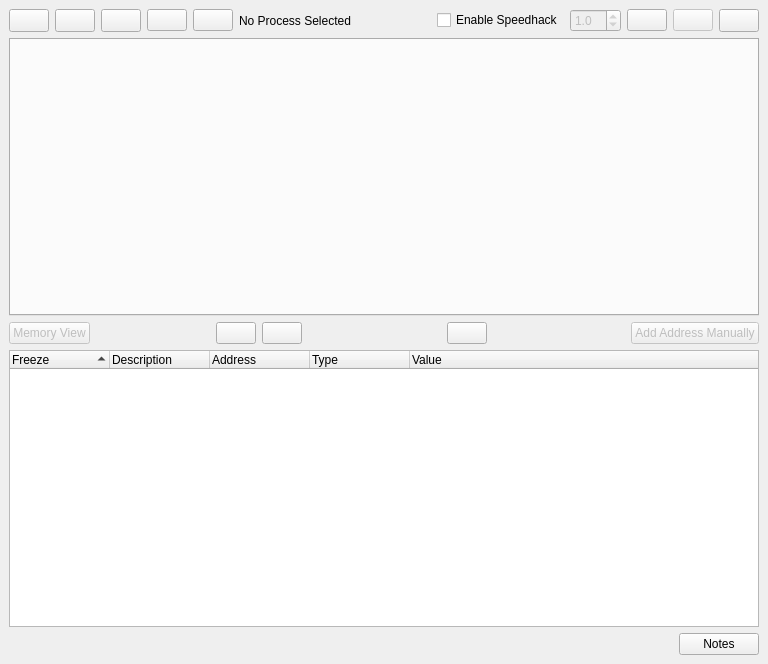
<?xml version="1.0" encoding="UTF-8"?>
<ui version="4.0">
 <class>MainWindow</class>
 <widget class="QMainWindow" name="MainWindow">
  <property name="geometry">
   <rect>
    <x>0</x>
    <y>0</y>
    <width>768</width>
    <height>664</height>
   </rect>
  </property>
  <property name="windowTitle">
   <string notr="true">PINCE</string>
  </property>
  <widget class="QWidget" name="centralwidget">
   <layout class="QGridLayout" name="gridLayout">
    <item row="2" column="0">
     <layout class="QHBoxLayout" name="horizontalLayout_8">
      <property name="sizeConstraint">
       <enum>QLayout::SizeConstraint::SetMinAndMaxSize</enum>
      </property>
      <item>
       <widget class="QPushButton" name="pushButton_MemoryView">
        <property name="enabled">
         <bool>false</bool>
        </property>
        <property name="text">
         <string>Memory View</string>
        </property>
       </widget>
      </item>
      <item>
       <spacer name="horizontalSpacer_2">
        <property name="orientation">
         <enum>Qt::Orientation::Horizontal</enum>
        </property>
        <property name="sizeType">
         <enum>QSizePolicy::Policy::Fixed</enum>
        </property>
        <property name="sizeHint" stdset="0">
         <size>
          <width>120</width>
          <height>20</height>
         </size>
        </property>
       </spacer>
      </item>
      <item>
       <widget class="QPushButton" name="pushButton_CopyToAddressTable">
        <property name="toolTip">
         <string>Copy selected items to the address table</string>
        </property>
        <property name="text">
         <string/>
        </property>
       </widget>
      </item>
      <item>
       <widget class="QPushButton" name="pushButton_CleanAddressTable">
        <property name="toolTip">
         <string>Erase all the table contents</string>
        </property>
        <property name="text">
         <string/>
        </property>
       </widget>
      </item>
      <item>
       <spacer name="horizontalSpacer_7">
        <property name="orientation">
         <enum>Qt::Orientation::Horizontal</enum>
        </property>
        <property name="sizeHint" stdset="0">
         <size>
          <width>40</width>
          <height>20</height>
         </size>
        </property>
       </spacer>
      </item>
      <item>
       <widget class="QPushButton" name="pushButton_RefreshAddressTable">
        <property name="toolTip">
         <string>Refresh the address table[R]</string>
        </property>
        <property name="text">
         <string/>
        </property>
       </widget>
      </item>
      <item>
       <spacer name="horizontalSpacer_3">
        <property name="orientation">
         <enum>Qt::Orientation::Horizontal</enum>
        </property>
        <property name="sizeHint" stdset="0">
         <size>
          <width>40</width>
          <height>20</height>
         </size>
        </property>
       </spacer>
      </item>
      <item>
       <widget class="QPushButton" name="pushButton_AddAddressManually">
        <property name="enabled">
         <bool>false</bool>
        </property>
        <property name="text">
         <string>Add Address Manually</string>
        </property>
       </widget>
      </item>
     </layout>
    </item>
    <item row="3" column="0">
     <widget class="AddressTree" name="treeWidget_AddressTable">
      <property name="editTriggers">
       <set>QAbstractItemView::EditTrigger::NoEditTriggers</set>
      </property>
      <property name="dragDropMode">
       <enum>QAbstractItemView::DragDropMode::DragDrop</enum>
      </property>
      <property name="defaultDropAction">
       <enum>Qt::DropAction::MoveAction</enum>
      </property>
      <property name="selectionMode">
       <enum>QAbstractItemView::SelectionMode::ExtendedSelection</enum>
      </property>
      <property name="indentation">
       <number>12</number>
      </property>
      <property name="sortingEnabled">
       <bool>true</bool>
      </property>
      <property name="expandsOnDoubleClick">
       <bool>false</bool>
      </property>
      <column>
       <property name="text">
        <string>Freeze</string>
       </property>
       <property name="toolTip">
        <string>Freeze the value. Click just to the right of checkbox to cycle between freeze types:
- No arrow: Frozen at current value
- ▲: Allow increments only
- ▼: Allow decrements only</string>
       </property>
      </column>
      <column>
       <property name="text">
        <string>Description</string>
       </property>
      </column>
      <column>
       <property name="text">
        <string>Address</string>
       </property>
      </column>
      <column>
       <property name="text">
        <string>Type</string>
       </property>
      </column>
      <column>
       <property name="text">
        <string>Value</string>
       </property>
      </column>
     </widget>
    </item>
    <item row="1" column="0">
     <widget class="QTabWidget" name="tabWidget_Scans">
      <property name="tabsClosable">
       <bool>true</bool>
      </property>
      <property name="movable">
       <bool>true</bool>
      </property>
     </widget>
    </item>
    <item row="4" column="0">
     <layout class="QHBoxLayout" name="horizontalLayout_11">
      <item>
       <spacer name="horizontalSpacer_4">
        <property name="orientation">
         <enum>Qt::Orientation::Horizontal</enum>
        </property>
        <property name="sizeHint" stdset="0">
         <size>
          <width>40</width>
          <height>20</height>
         </size>
        </property>
       </spacer>
      </item>
      <item>
       <widget class="QPushButton" name="pushButton_Notes">
        <property name="toolTip">
         <string>Open session notes</string>
        </property>
        <property name="text">
         <string>Notes</string>
        </property>
       </widget>
      </item>
     </layout>
    </item>
    <item row="0" column="0">
     <layout class="QHBoxLayout" name="horizontalLayout_5">
      <property name="sizeConstraint">
       <enum>QLayout::SizeConstraint::SetMinAndMaxSize</enum>
      </property>
      <item>
       <widget class="QPushButton" name="pushButton_AttachProcess">
        <property name="sizePolicy">
         <sizepolicy hsizetype="Minimum" vsizetype="Minimum">
          <horstretch>0</horstretch>
          <verstretch>0</verstretch>
         </sizepolicy>
        </property>
        <property name="toolTip">
         <string>Create or attach to a process</string>
        </property>
        <property name="text">
         <string/>
        </property>
       </widget>
      </item>
      <item>
       <widget class="QPushButton" name="pushButton_Open">
        <property name="sizePolicy">
         <sizepolicy hsizetype="Minimum" vsizetype="Minimum">
          <horstretch>0</horstretch>
          <verstretch>0</verstretch>
         </sizepolicy>
        </property>
        <property name="toolTip">
         <string>Open a cheat table</string>
        </property>
        <property name="text">
         <string/>
        </property>
       </widget>
      </item>
      <item>
       <widget class="QPushButton" name="pushButton_Save">
        <property name="sizePolicy">
         <sizepolicy hsizetype="Minimum" vsizetype="Minimum">
          <horstretch>0</horstretch>
          <verstretch>0</verstretch>
         </sizepolicy>
        </property>
        <property name="toolTip">
         <string>Save current table to a file</string>
        </property>
        <property name="text">
         <string/>
        </property>
       </widget>
      </item>
      <item>
       <widget class="QPushButton" name="pushButton_Wiki">
        <property name="toolTip">
         <string>Wiki</string>
        </property>
        <property name="text">
         <string/>
        </property>
       </widget>
      </item>
      <item>
       <widget class="QPushButton" name="pushButton_About">
        <property name="toolTip">
         <string>About</string>
        </property>
        <property name="text">
         <string/>
        </property>
       </widget>
      </item>
      <item>
       <widget class="QLabel" name="label_SelectedProcess">
        <property name="text">
         <string>No Process Selected</string>
        </property>
       </widget>
      </item>
      <item>
       <widget class="QLabel" name="label_InferiorStatus">
        <property name="text">
         <string/>
        </property>
       </widget>
      </item>
      <item>
       <spacer name="horizontalSpacer_toolbar">
        <property name="orientation">
         <enum>Qt::Orientation::Horizontal</enum>
        </property>
        <property name="sizeHint" stdset="0">
         <size>
          <width>40</width>
          <height>20</height>
         </size>
        </property>
       </spacer>
      </item>
      <item>
       <widget class="QCheckBox" name="checkBox_Speedhack">
        <property name="text">
         <string>Enable Speedhack</string>
        </property>
       </widget>
      </item>
      <item>
       <widget class="QDoubleSpinBox" name="doubleSpinBox_Speedhack">
        <property name="enabled">
         <bool>false</bool>
        </property>
        <property name="decimals">
         <number>1</number>
        </property>
        <property name="minimum">
         <double>0.200000000000000</double>
        </property>
        <property name="maximum">
         <double>10.000000000000000</double>
        </property>
        <property name="singleStep">
         <double>0.100000000000000</double>
        </property>
        <property name="value">
         <double>1.000000000000000</double>
        </property>
       </widget>
      </item>
      <item>
       <widget class="QPushButton" name="pushButton_Console">
        <property name="toolTip">
         <string>Open a gdb console</string>
        </property>
        <property name="text">
         <string/>
        </property>
       </widget>
      </item>
      <item>
       <widget class="QPushButton" name="pushButton_CheckForUpdates">
        <property name="enabled">
         <bool>false</bool>
        </property>
        <property name="toolTip">
         <string>Check for updates</string>
        </property>
        <property name="text">
         <string/>
        </property>
       </widget>
      </item>
      <item>
       <widget class="QPushButton" name="pushButton_Settings">
        <property name="sizePolicy">
         <sizepolicy hsizetype="Minimum" vsizetype="Minimum">
          <horstretch>0</horstretch>
          <verstretch>0</verstretch>
         </sizepolicy>
        </property>
        <property name="toolTip">
         <string>Configure options</string>
        </property>
        <property name="text">
         <string/>
        </property>
       </widget>
      </item>
     </layout>
    </item>
   </layout>
  </widget>
  <widget class="QMenuBar" name="menubar">
   <property name="geometry">
    <rect>
     <x>0</x>
     <y>0</y>
     <width>768</width>
     <height>32</height>
    </rect>
   </property>
  </widget>
 </widget>
 <customwidgets>
  <customwidget>
   <class>AddressTree</class>
   <extends>QTreeWidget</extends>
   <header location="global">GUI.TreeWidgets.AddressTree</header>
  </customwidget>
 </customwidgets>
 <resources/>
 <connections/>
</ui>
